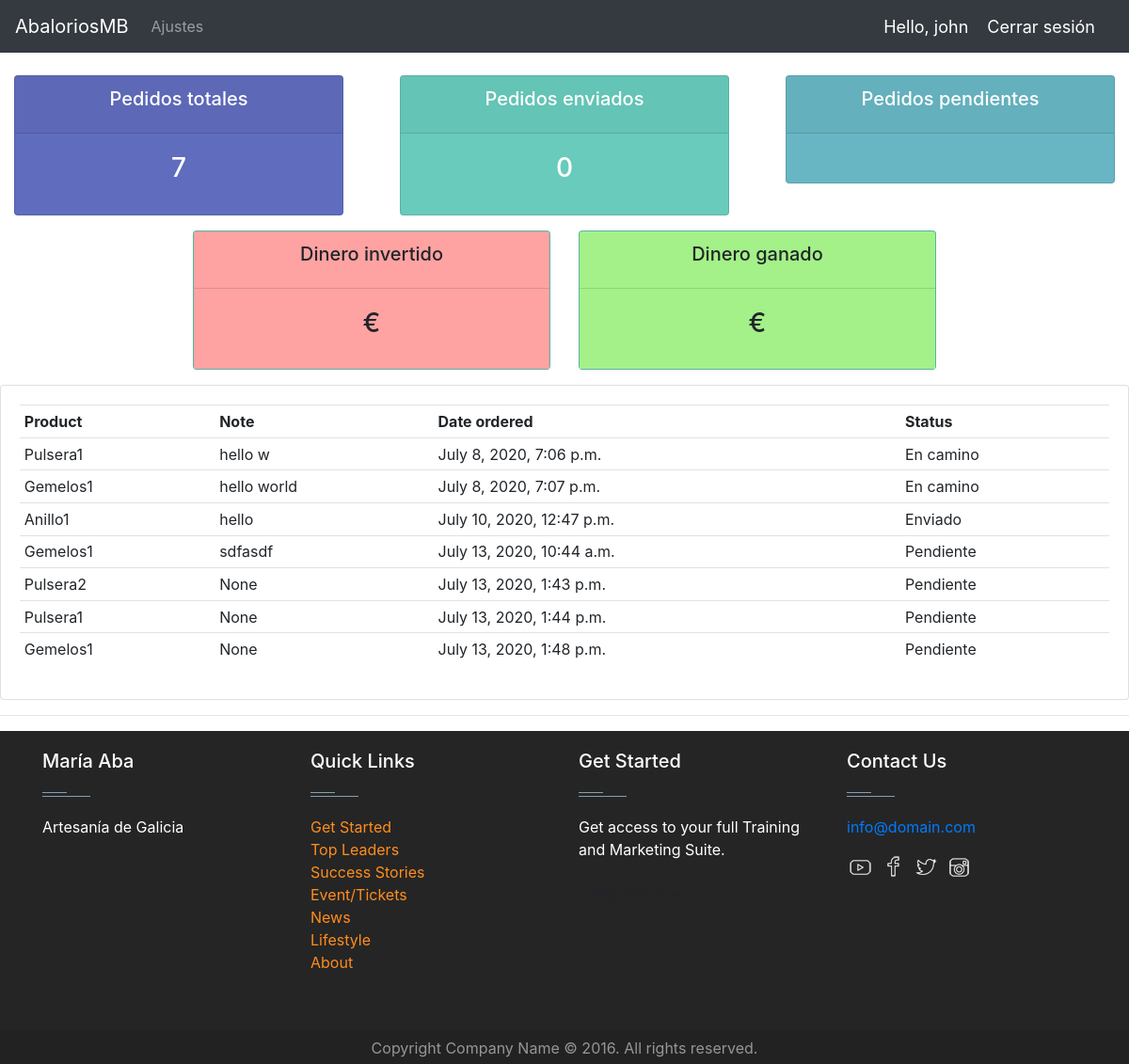
Page /user/ (signed in) on the earlier database version.
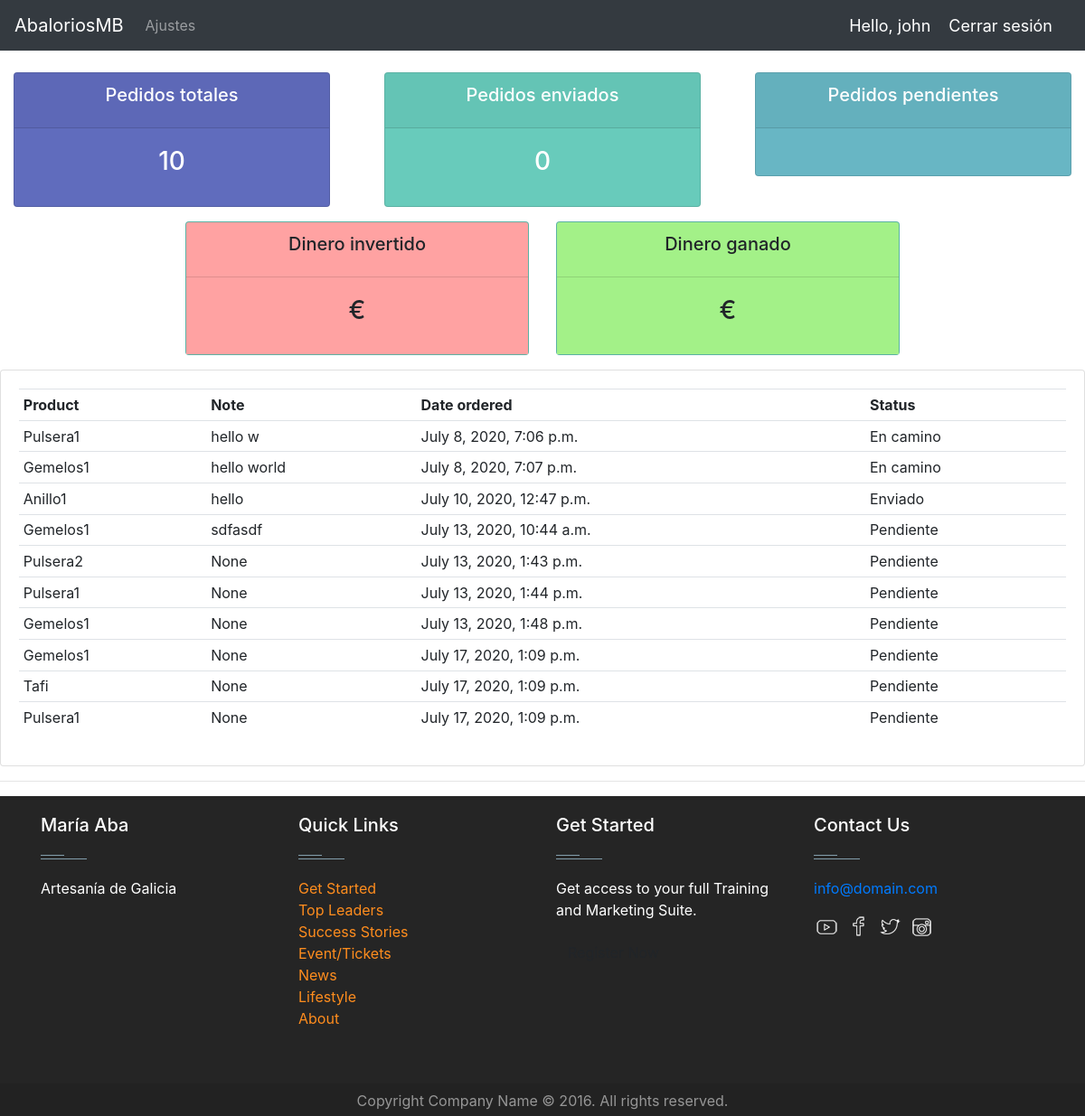
Same page on the later database version.
### jewels/models.py (models this page shows, shortened)
class Order(models.Model):
    STATUS = (
        ('Pendiente', 'Pendiente'),
        ('En camino', 'En camino'),
        ('Enviado', 'Enviado'),
    )
    customer = models.ForeignKey(Customer, null=True, on_delete=models.SET_NULL)
    product = models.ForeignKey(Product, null=True, on_delete=models.SET_NULL)
    date_created = models.DateTimeField(auto_now_add=True, null=True)
    status = models.CharField(max_length=200, null=True, choices=STATUS)
    note = models.CharField(max_length=1000, null=True)

class Product(models.Model):
    CATEGORY = (
        ('Pulsera', 'Pulsera'),
        ('Collar', 'Collar'),
        ('Gemelos', 'Gemelos'),
        ('Anillo', 'Anillo'),
        ('Llavero', 'Llavero'),
        ('Pendientes', 'Pendientes'),
        ('Brazalete', 'Brazalete'),
        ('Gargantilla', 'Gargantilla'),
        ('Colgante', 'Colgante'),
        ('Tobillera', 'Tobillera'),
    )
    name = models.CharField(max_length=200, null=True)
    product_pic = models.ImageField(default="", null=True, blank=True)
    category = models.CharField(max_length=200, null=True, choices=CATEGORY)
    size = models.FloatField(null=True)
    material = models.CharField(max_length=10000, null=True)
    cost_price = models.FloatField(null=True)
    sell_price = models.FloatField(null=True)
    description = models.CharField(max_length=1000, null=True, blank=True)
    units = models.IntegerField(null=True)
    date_created = models.DateTimeField(auto_now_add=True, null=True)
    def __str__(self):
        return self.name

### jewels/decorators.py (the view)
        def wrapper_func(request, *args, **kwargs):
            group = None
            if request.user.groups.exists():
                group = request.user.groups.all()[0].name
            if group in allowed_roles:
                return view_func(request, *args, **kwargs)
            else:
                return HttpResponse('You are not authorized to view this page')

### jewels/views.py (called while the page is built)
@login_required(login_url='login')
@allowed_users(allowed_roles=['customer'])
def userPage(request):
    orders = request.user.customer.order_set.all()
    total_orders = orders.count()
    delivered = orders.filter(status='Delivered').count()
    pending = orders.filter(status='Pending').count()
    context = {'orders': orders,
               'delivered': delivered,
               'pending': pending,
               'total_orders': total_orders
               }
    return render(request, 'jewels/user.html', context)

### jewels/templates/jewels/user.html
{% extends 'jewels/main.html' %}
{% block content %}
{% include 'jewels/status.html' %}
    <div class="row">
        <div class="col-md">
            <div class="card card-body">
                <table class="table table-sm">
                    <tr>
                        <th>Product</th>
                        <th>Note</th>
                        <th>Date ordered</th>
                        <th>Status</th>
                    </tr>
                    {% for order in orders %}
                        <tr>
                            <td>{{ order.product }}</td>
                            <td>{{ order.note }}</td>
                            <td>{{ order.date_created }}</td>
                            <td>{{ order.status }}</td>
                        </tr>
                    {% endfor %}
                </table>
            </div>
        </div>
    </div>
{% endblock %}

Differences in the rows shown:
added Order: product "Gemelos1", note "None", date_created "July 17, 2020, 1:09 p.m.", status "Pendiente"
added Order: product "Tafi", note "None", date_created "July 17, 2020, 1:09 p.m.", status "Pendiente"
added Order: product "Pulsera1", note "None", date_created "July 17, 2020, 1:09 p.m.", status "Pendiente"
Other differences:
{{ total_orders }}: "7" → "10"
